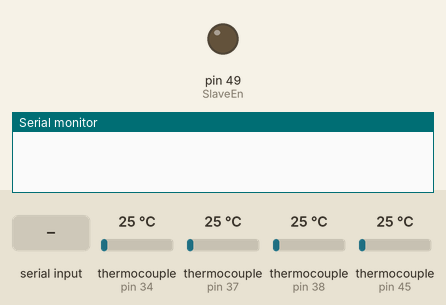
Bench run of a sketch on a simulated Arduino Mega 2560, built with avr-gcc and run on an emulated ATmega2560. Parts: output pins drawn as LEDs (lit = HIGH), the last lines printed to the serial monitor. The inputs (shaded band) are chosen by the test bench; at power-on: thermocouple (sensors on pin 34, pin 37, pin 38, pin 45) 25 °C.

Above: at 1.2 s.
1.3 s: "#1" received over the second serial link
At 5.46 s:
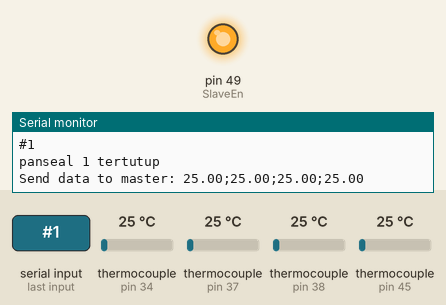
12.0 s: "#2" received over the second serial link
17.5 s: "," received over the second serial link
Timing chart, 0 to 27.8 s (numbered marks = the images above; inputs shaded):
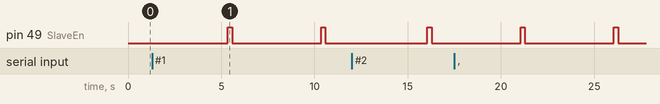

Measured:
- by itself, pin 49 (SlaveEn): alternates HIGH for 0.23 s and LOW for 4.8 s

The sketch:

PROGRAM_SLAVE.ino
```cpp
#include "max6675.h"
#define SlaveEn 49
// Definisi pin untuk masing-masing thermocouple
int tc1_so = 42, tc1_cs = 38, tc1_sck = 43;
int tc2_so = 44, tc2_cs = 45, tc2_sck = 41;
int tc3_so = 36, tc3_cs = 37, tc3_sck = 40;
int tc4_so = 35, tc4_cs = 34, tc4_sck = 33;
// Inisialisasi sensor thermocouple
MAX6675 tc1(tc1_sck, tc1_cs, tc1_so);
MAX6675 tc2(tc2_sck, tc2_cs, tc2_so);
MAX6675 tc3(tc3_sck, tc3_cs, tc3_so);
MAX6675 tc4(tc4_sck, tc4_cs, tc4_so);

const int M1A = 8; //MOTOR 1 in
const int M1B = 9; //PWM 1 en
const int M2A = 6; //MOTOR 2 in
const int M2B = 7; //PWM 2 en
const int M3A = 2; //MOTOR 3 in
const int M3B = 3; //PWM 3 en
const int M4A = 4; //MOTOR 4 in
const int M4B = 5; //PWM 4 en

void Pn1Close(){ //-24V
  delay(50);
  digitalWrite(M1B, HIGH);
  digitalWrite(M1A, LOW);
  Serial.println("panseal 1 tertutup");
  delay(1500);
  digitalWrite(M1B, LOW);
  delay(1500);
}
void Pn1Open(){ //+24V
  delay(50);
  digitalWrite(M1B, HIGH);
  digitalWrite(M1A, HIGH);
  Serial.println("panseal 1 terbuka");
  delay(1500);
  digitalWrite(M1B, LOW);
  delay(1500);
}
void Pn2Close(){ //-24V
  delay(50);
  digitalWrite(M2B, HIGH);
  digitalWrite(M2A, LOW);
  Serial.println("panseal 2 tertutup");
  delay(1500);
  digitalWrite(M2B, LOW);
  delay(1500);
}
void Pn2Open(){ //+24V
  delay(50);
  digitalWrite(M2B, HIGH);
  digitalWrite(M2A, HIGH);
  Serial.println("panseal 2 terbuka");
  delay(1500);
  digitalWrite(M2B, LOW);
  delay(1500);
}
void Pn3Close(){ //-24V
  delay(50);
  digitalWrite(M3B, HIGH);
  digitalWrite(M3A, HIGH);
  Serial.println("panseal 3 tertutup");
  delay(1500);
  digitalWrite(M3B, LOW);
  delay(1500);
}
void Pn3Open(){ //+24V
  delay(50);
  digitalWrite(M3B, HIGH);
  digitalWrite(M3A, LOW);
  Serial.println("panseal 3 terbuka");
  delay(1500);
  digitalWrite(M3B, LOW);
  delay(1500);
}
void Pn4Close(){ //-24V
  delay(50);
  digitalWrite(M4B, HIGH);
  digitalWrite(M4A, HIGH);
  Serial.println("panseal 4 tertutup");
  delay(1500);
  digitalWrite(M4B, LOW);
  delay(1500);
}
void Pn4Open(){ //+24V
  delay(50);
  digitalWrite(M4B, HIGH);
  digitalWrite(M4A, LOW);
  Serial.println("panseal 4 terbuka");
  delay(1500);
  digitalWrite(M4B, LOW);
  delay(1500);
}
float kalibrasiSuhu(float temp) {
  float suhuKalibrasi = temp;
  if (temp >= 30 && temp <= 100) {
    float persen = (temp - 30) / 70.0; // 70 = (100 - 30)
    float koreksi = 1.0 + persen * 31.0;   // 31 = (32 - 1)
    suhuKalibrasi = temp + koreksi;
  }
  else if (temp > 100) {
    suhuKalibrasi = temp + 32.0;
  }
  return suhuKalibrasi;
}
void setup() {
  pinMode(SlaveEn, OUTPUT);
  digitalWrite(SlaveEn, LOW); // Default ke mode menerima
  Serial.begin(9600);
  Serial1.begin(9600);
  Serial2.begin(9600);
  Serial3.begin(9600);

}

////////// FOR DEBUGGING SENSORS ////////////

void loop(){
   SensorDebug();

  if (Serial1.available()) {
    String input = Serial1.readString(); // Membaca seluruh string yang dikirim
        String inputdata = "";
        for (char incomingChar : input) {
            // Cek apakah karakter termasuk yang diperbolehkan
            if ((incomingChar >= '0' && incomingChar <= '9') ||
                incomingChar == ',' || incomingChar == ';' || incomingChar == '#') {
                inputdata += incomingChar; // Menambahkan karakter yang valid ke string
            }
        }

        if (inputdata.length() > 0) {
            Serial.println(inputdata); // Menampilkan string yang sudah difilter
        }

    if (inputdata == "#1") {
      Pn1Close();
    }
    else if (inputdata == "#2") {
      Pn1Open();
    }
    else if (inputdata == "#3") {
      Pn2Close();
    }
    else if (inputdata == "#4") {
      Pn2Open();
    }
    else if (inputdata == "#5") {
      Pn3Close();
    }
    else if (inputdata == "#6") {
      Pn3Open();
    }
    else if (inputdata == "#0") {
      Pn1Close();
      delay(500);
      Pn2Close();
      delay(500);
      Pn3Close();
      delay(500);
    }
    else if (inputdata == "#9") {
      Pn1Open();
      delay(500);
      Pn2Open();
      delay(500);
      Pn3Open();
      delay(500);
    }
  }
  }

////////////////////////////////////////////
void SensorDebug(){

     unsigned long currentMillis = millis(); // Waktu saat ini
     static unsigned long previousMillis = 0;

      if (currentMillis - previousMillis >= 5000) {
    previousMillis = currentMillis; // Mengupdate waktu sebelumnya
    digitalWrite(SlaveEn, HIGH);
    delay(100);
    //Kirim data ke Serial2
  float temp1 = tc1.readCelsius();
  float temp2 = tc2.readCelsius();
  float temp3 = tc3.readCelsius();
  float temp4 = tc4.readCelsius();

 if (isnan(temp1)){
    temp1 = 0.00;
  }
  if(isnan(temp2)){
    temp2 = 0.00;
  }
  if(isnan(temp3)){
    temp3 = 0.00;
  }
  if(isnan(temp4)){
    temp4 = 0.00;
  }


  float tc1 = kalibrasiSuhu(temp1);   // Panggil fungsi kalibrasi
  float tc2 = kalibrasiSuhu(temp2);   // Panggil fungsi kalibrasi
  float tc3 = kalibrasiSuhu(temp3);   // Panggil fungsi kalibrasi
  float tc4 = kalibrasiSuhu(temp4);   // Panggil fungsi kalibrasi

  String dataResult = String(tc1)+";"+
                      String(tc2)+";"+
                      String(tc3)+";"+
                      String(tc4);
    Serial.println("Send data to master: "+ dataResult);
    Serial1.print(dataResult);
    Serial1.flush(); // Pastikan semua data terkirim
    Serial2.print(dataResult);
    delay(100);
    digitalWrite(SlaveEn, LOW);
  //  // delay(5000);
    }

  }
```
